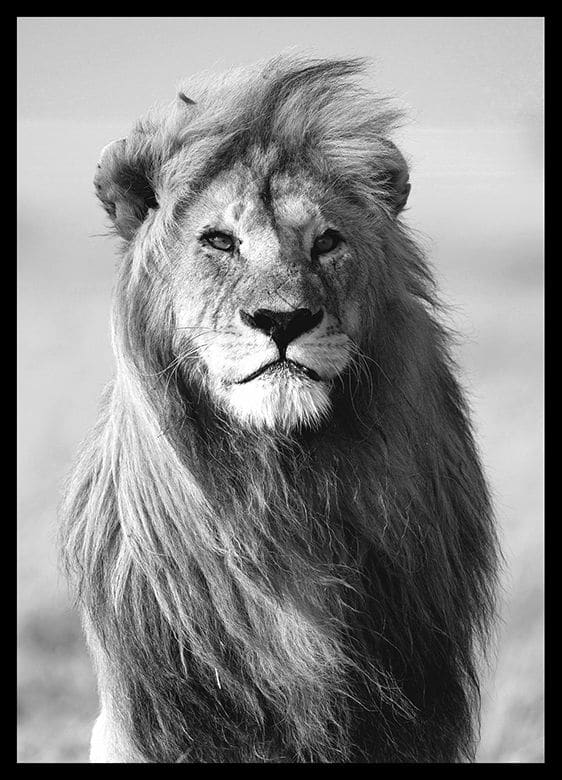
#> input picture IPI/AULA 4/cinza.jpg, 562 x 780 px, found by its file name
$ python 'Equalizacao_Histograma copy.py'
#> lines starting #> are read from the running program, lines starting #| are printed output that depends on the picture
import numpy as np
import matplotlib.pyplot as plt


def hist(img):
    h = np.zeros(256)
    for i in range(256):
        h[i] = np.sum(img == i)

    linhas = img.shape[0]
    colunas = img.shape[1]

    h = h / (linhas * colunas)

    return h


def calcula_CDF(img):
    cdf = np.zeros(256)
    cdf[0] = img[0]
    for i in range(1, 256):
        cdf[i] = cdf[i-1] + img[i]
    return cdf


if __name__ == '__main__':
    img = plt.imread('AULA 4/cinza.jpg')
#> img is the input picture: shape (780, 562, 3); min 0, max 255, mean 129
    pr = hist(img)
#> after the loop in hist, `for i in range(256):`: h = 256 values, max 117669 at index 0, min 684 at index 6, mean 5137
#> in hist, `h = h / (linhas * colunas)`: h = 256 values, max 0.268 at index 0, min 0.00156 at index 6, mean 0.0117
#> pr has the same summary as h in hist
    # CDF
    cdf = calcula_CDF(pr)
#> after the loop in calcula_CDF, `for i in range(1, 256):`: cdf = 256 values from 0.268 to 3
#> cdf = 256 values from 0.268 to 3
    sk = cdf * 255
#> sk = 256 values from 68.45 to 765
    sk = (np.round(sk))
#> sk = 256 values from 68 to 765

    # criando a imagem de saida
    img_out = np.zeros(img.shape)
    for i in range(256):
        img_out[img == i] = int(sk[i])
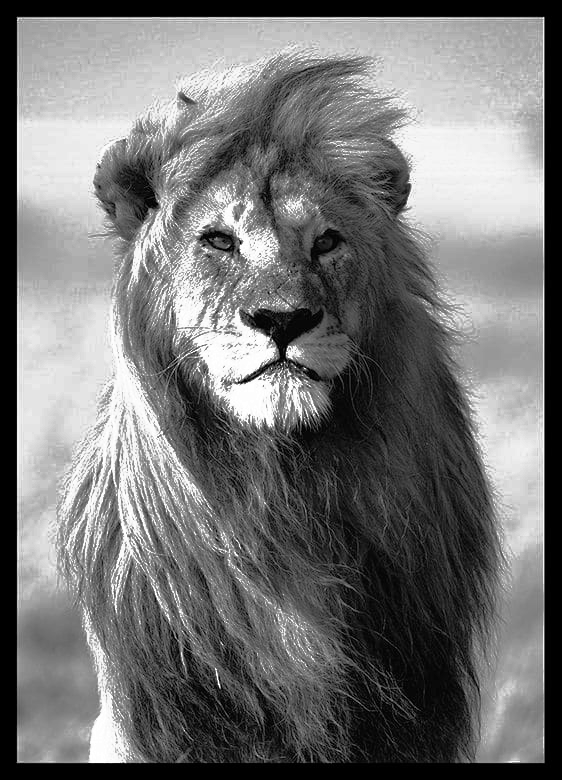
#> img_out: shape (780, 562, 3) float64; min 68, max 765, mean 387.6; drawn with min black and max white

    img_out = img_out.astype(np.uint8)
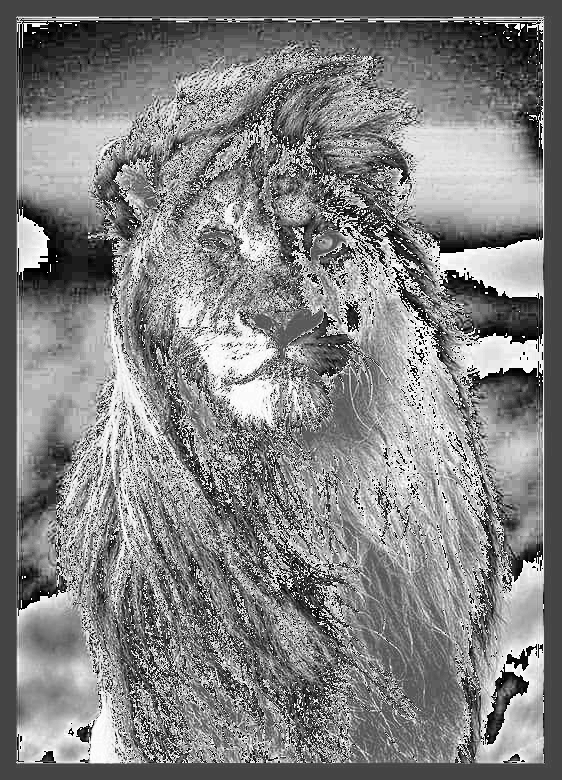
#> img_out: shape (780, 562, 3); min 0, max 254, mean 130.3
    fig, axs = plt.subplots(1, 3)  # 1 linha, duas colunas
    axs[0].imshow(img, cmap='gray', vmin=0, vmax=255)
    axs[1].plot(range(256), pr)
    axs[2].imshow(img_out, cmap='gray', vmin=0, vmax=255)
    plt.show()
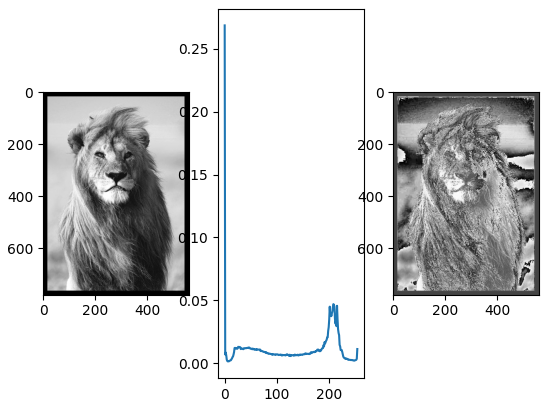
#> figure drawn by matplotlib, 3 panels; panel 2: curve peaks at x = 0, y = 0.268
